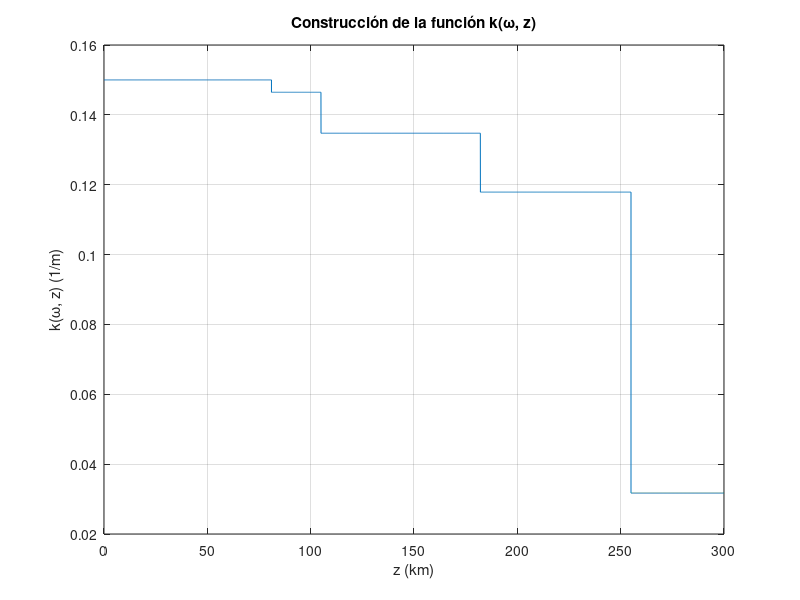

Source code (MATLAB): (Note: this script raises an error after producing the figure.)
%+------------------------------------------------------------------------+
%    Ricardo Vega, Vladimir Rabinovitch Likhtman, Raúl Castillo Pérez
%                     Método SPPS para Ecuación de Dispersión
%+------------------------------------------------------------------------+

clc;
close all;
clear all;
format long

%% Variables a considerar para obtener las soluciones
w0 = 45E6; %Frecuencia de operación
c0 = 3E8; %Velocidad de la luz en el espacio libre.
H = 81.03; %Alturas
H1a = 105;
H1b = 182.09;
H1c = 255;
H2 = 300;
H1_H = H1c - H;% Intervalo de integración - Capa estratificada
wpa = 2*pi*1.5457E6; %Frecuencia de plasma (ionósfera)
wpb = 2*pi*3.148E6;
wpc = 2*pi*4.429E6;
wp1 = 2*pi*7E6; %Frecuencia de plasma (sobre la ionósfera)
k1 = w0/c0; %Número de modo onda en atmósfera 
k2a = sqrt(w0^2-wpa^2)/c0; %Número de modo onda en la ionósfera
k2b = sqrt(w0^2-wpb^2)/c0;
k2c = sqrt(w0^2-wpc^2)/c0;
k3 = sqrt(w0^2-wp1^2)/c0; %Número de modo onda sobre la ionósfera
dim = 5000; %Dimensión vectorial
N = 50; %Número de potencias a considerar
x0 = linspace(0,H,dim/2);
x = linspace(H, H1c, dim);
x3 = linspace(H1c,H2,dim);
alfa = linspace(k3, k1, dim+2);
alfa = alfa(2:end-1);

%% ---------------Para el caso 0 <= z <= H -evaluada en H------------------
fi1 = sin(sqrt(k1^2-alfa.^2)'*x0);
fi1Der = cos(sqrt(k1^2-alfa.^2)'*x0).*sqrt(k1^2-alfa.^2)';

%% Para el caso H <= z <= H1 (SPPS Method)

% Solución de la ecuación homogenea
p = ones(1, dim);
q = zeros(1, dim);
xDensity = dim/H1_H;
r = -1*k2a^2.*ones(1, round(xDensity*(H1a-H)));
r = [r -1*k2b^2.*ones(1, round(xDensity*(H1b-H1a)))];
r = [r -1*k2c^2.*ones(1, round(xDensity*(H1c-H1b)))];
lambda = 1;
W = 1;
WDer = 0;

% -----------------------Gráfica del perfil de k---------------------------
valoresX = [x0 x x3];
valoresK = [k1*ones(1,dim/2) sqrt(-r) k3*ones(1,dim)];

figure
plot(valoresX,valoresK)
grid on
title('Construcción de la función k(\omega, z)')
xlabel('z (km)')
ylabel('k(\omega, z) (1/m)')

% ----------------Construcción de potencias formales-----------------------
Xvirg = ones(1, dim);
X = ones(1, dim);

% Para "v"
for k = 1: N
    if rem(k, 2) == 1
        Xvirg(k+1, :) = ninteg(Xvirg(k, :)*W^2.*r, H1_H);
        X(k+1, :) = ninteg(X(k, :)./(W^2.*p), H1_H);
    else
        X(k+1, :) = ninteg(X(k, :)*W^2.*r, H1_H);
        Xvirg(k+1, :) = ninteg(Xvirg(k, :)./(W^2.*p), H1_H);
    end
end

% Construcción de soluciones
v1 = zeros(1, dim);
v2 = zeros(1, dim);
v1Der = zeros(1, dim);
v2Der = zeros(1, dim);

for k = 0: N/2
    v1 = v1 + W*lambda.*Xvirg(2*k+1, :);
    if k > 0
        v1Der = v1Der + lambda*Xvirg(2*k, :)./(W*p);
    end
end                                       

for k = 0: N/2-1
    v2 = v2 + lambda*W.*X(2*k+2, :);
    v2Der = v2Der + lambda*X(2*k+1, :)./(W*p);
end

% Para "u"
v = v1 + 1i*v2;
vDer = v1Der + 1i*v2Der;

p = ones(1, dim);
q = -r;
%q = k2^2.*ones(1, dim);
r = ones(1, dim);

for k = 1: N 
    if rem(k, 2) == 1
        Xvirg(k+1, :) = ninteg(Xvirg(k, :).*v.^2.*r, H1_H);
        X(k+1, :) = ninteg(X(k, :)./(v.^2.*p), H1_H);
    else
        X(k+1, :) = ninteg(X(k, :).*v.^2.*r, H1_H);
        Xvirg(k+1, :) = ninteg(Xvirg(k, :)./(v.^2.*p), H1_H);
    end
end

%--------------------------------------------------------------------------
%Construcción de la solución en 50 km < = z <= 250 km
u1 = zeros(N/2+1,dim);
u2 = zeros(N/2+1,dim);
u1Der = zeros(N/2+1,dim);
u2Der = zeros(N/2+1,dim);

for cont = 0:N/2
    u1(cont+1,:) = v.*Xvirg(1+2*cont,:);
    if cont > 0
        u1Der(cont+1,:) = Xvirg(2*cont,:)./(v.*p);
    end
end

u1Der = u1.*vDer./v + u1Der;
u1 = flip(u1);
u1Der = flip(u1Der);

for cont = 0:N/2-1
    u2(cont+1,:) = v.*X(2+2*cont,:);
    u2Der(cont+1,:) = X(1+2*cont,:)./(v.*p);
end

u2Der = u2.*vDer./v + u2Der;
u2 = flip(u2);
u2Der = flip(u2Der);

%----------------Construcción de fi2 y fi2Der---------------------------
u1Val = zeros(dim,dim);
u2Val = zeros(dim,dim);
u1DerVal = zeros(dim,dim);
u2DerVal = zeros(dim,dim);

for cont = 1:dim        %Evaluación para cada punto en x (columnas)
    u1Val(:,cont) = polyval(u1(:,cont),alfa.^2); %renglones con valores para alfa
    u2Val(:,cont) = polyval(u2(:,cont),alfa.^2);
    u1DerVal(:,cont) = polyval(u1Der(:,cont),alfa.^2);
    u2DerVal(:,cont) = polyval(u2Der(:,cont),alfa.^2);
end

C1 = fi1(:,end)./u1Val(:,1);
C2 = fi1Der(:,end)./u2DerVal(:,1);

fi2 = real(u1Val).*C1 + real(u2Val).*C2;
fi2Der = real(u1DerVal).*C1 + real(u2DerVal).*C2;

%% -------------------Ecuación de Dispersión-------------------------------

EcDisp = fi2(:,end) + fi2Der(:,end)./sqrt(alfa.^2-k3^2)';
% EcDispSpline = spline(alfa.^2,EcDisp);
EcDispSpline = spapi(2,alfa.^2,EcDisp);
Eigenvalores = fnzeros(EcDispSpline);
NMO = sqrt(Eigenvalores(1,:))
 
figure
plot(alfa.^2, EcDisp)
hold on
stem(Eigenvalores(1,:), ones(1,length(Eigenvalores(1,:))))
% plot(alfa.^2, ppval(EcDispSpline,alfa.^2),'c--')
% stem(NMO, ones(1,length(NMO)))
grid on
title('\Lambda(\omega,\alpha)')
xlabel('\alpha (1/m)')
legend('\Lambda', '\alpha_{j} ')